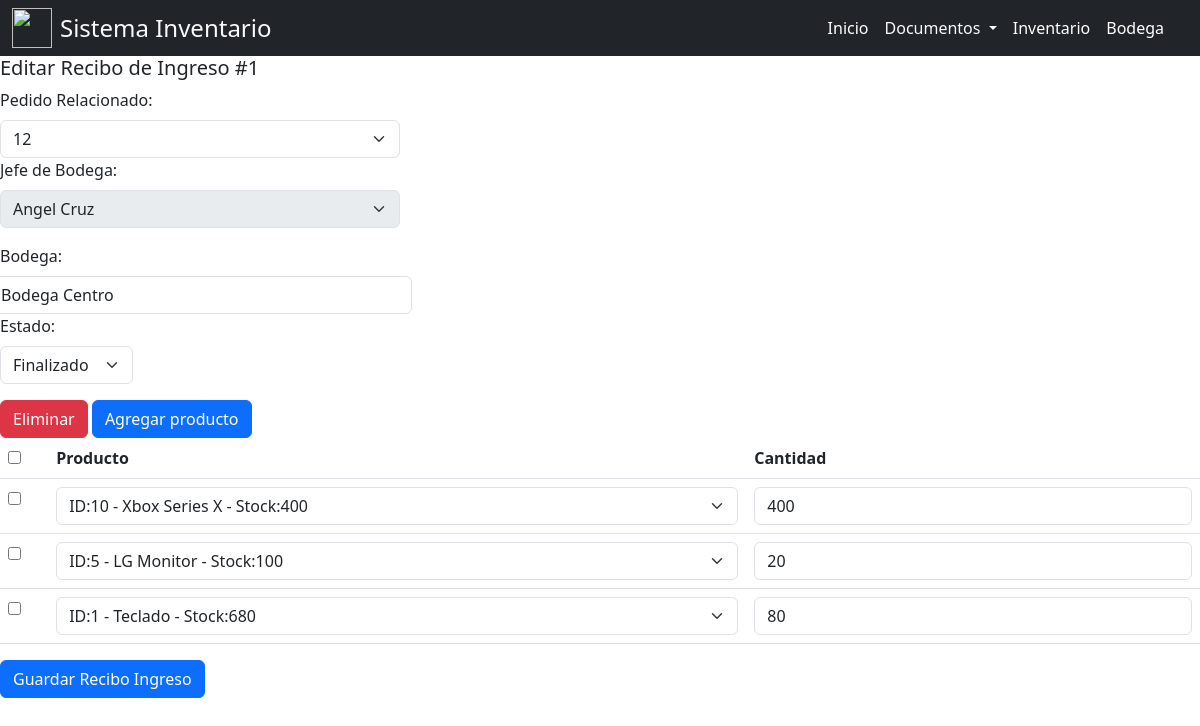
Screenshot of /view/Documentos/edit_ingreso.php?id_ingreso=1 with the database file from the repository.
### tables this page shows
CREATE TABLE `recibo_ingreso` (
  `id_ingreso` int(11) NOT NULL,
  `id_jefebodega` int(11) NOT NULL,
  `fechahora` timestamp NOT NULL DEFAULT current_timestamp(),
  `estado` int(11) NOT NULL,
  `id_pedido` int(11) NOT NULL,
  `id_bodega` int(11) NOT NULL
);

CREATE TABLE `detalle_ingreso` (
  `id_recibo_ingreso` int(11) NOT NULL,
  `id_producto` int(11) NOT NULL,
  `cantidad_ingreso` int(11) NOT NULL
);

### config/config.php (called while the page is built)
<?php
    class config{
        private $host= "localhost";
        private $dbname="db_dsn08";
        private $user="root";
        private $password="";
        public function conexion(){
            try{
                $PDO = new PDO("mysql:host=".$this->host.";dbname=".$this->dbname,$this->user,$this->password);
                return $PDO;
            }catch(PDOException $e){
                return $e->getMessage();
            }
        }
    }
?>

### controller/controladorIngreso.php (called while the page is built, shortened)
<?php
    class controladorIngreso{
        private $model;
        public function __construct()
        {
            require_once("c://xampp/htdocs/sistemainventario/model/ingreso.php");
            $this->model = new Ingreso();
        }
        public function getIngreso($id_ingreso){
            return $this->model->getIngreso($id_ingreso);
        }
        public function getIngresoItems($id_ingreso){
            return $this->model->getIngresoItems($id_ingreso);
        }
    }
?>

### model/ingreso.php (called while the page is built, shortened)
<?php
    class Ingreso{
        private $PDO;
        public function __construct()
        {
            require_once("c://xampp/htdocs/sistemainventario/config/config.php");
            $con = new config();
            $this->PDO = $con->conexion();
        }
        public function getIngreso($id_ingreso){
            $statement = $this->PDO->prepare("SELECT ri.*, jb.nombre AS nombre_jefe, jb.apellido AS apellido_jefe, jb.cedula AS cedula,
                                                b.nombre AS nombre_bodega
                                                FROM recibo_ingreso ri
                                                LEFT JOIN jefebodega jb ON ri.id_jefebodega = jb.id
                                                LEFT JOIN bodega b ON ri.id_bodega = b.id
                                                WHERE id_ingreso  = :id_ingreso ");
            $statement->bindParam(":id_ingreso",$id_ingreso);
            $statement->execute();
            return $statement->fetch(PDO::FETCH_ASSOC);
        }
        public function getIngresoItems($id_ingreso){
            $statement = $this->PDO->prepare("SELECT d.*, p.nombre
                                                FROM detalle_ingreso d
                                                LEFT JOIN producto p ON d.id_producto = p.id
                                                WHERE d.id_recibo_ingreso = :id_recibo_ingreso");
            $statement->bindParam(":id_recibo_ingreso", $id_ingreso);
            $statement->execute();
            return $statement->fetchAll(PDO::FETCH_ASSOC);
        }
    }
?>

### controller/controlPedidos.php (called while the page is built)
<?php
    class controlPedido{
        private $model;
        public function __construct()
        {
            require_once("c://xampp/htdocs/sistemainventario/model/Pedidos.php");
            $this->model = new Pedido();
        }
        public function index(){
            return ($this->model->index()) ? $this->model->index() : false;
        }
    }
?>

### model/Pedidos.php (called while the page is built)
<?php
    class Pedido{
        private $PDO;
        public function __construct()
        {
            require_once("c://xampp/htdocs/sistemainventario/config/config.php");
            $con = new config();
            $this->PDO = $con->conexion();
        }
        public function index(){
            $stament = $this->PDO->prepare("SELECT * FROM pedido ORDER BY id ASC");
            return ($stament->execute()) ? $stament->fetchAll() : false;
        }
    }
?>

### controller/controladorBodega.php (called while the page is built, shortened)
<?php
    class controladorBodega{
        private $model;
        public function __construct()
        {
            require_once("c://xampp/htdocs/sistemainventario/model/Bodega.php");
            $this->model = new Bodega();
        }
        public function index(){
            return ($this->model->index()) ? $this->model->index() : false;
        }
    }
?>

### model/Bodega.php (called while the page is built, shortened)
<?php
    class Bodega{
        private $PDO;
        public function __construct()
        {
            require_once("c://xampp/htdocs/sistemainventario/config/config.php");
            $con = new config();
            $this->PDO = $con->conexion();
        }
        public function index(){
            $stament = $this->PDO->prepare("SELECT * FROM bodega ORDER BY id DESC");
            return ($stament->execute()) ? $stament->fetchAll() : false;
        }
    }
?>

### controller/controladorProductos.php (called while the page is built, shortened)
<?php
    class controladorProducto{
        private $model;
        public function __construct()
        {
            require_once("c://xampp/htdocs/sistemainventario/model/Producto.php");
            $this->model = new Producto();
        }
        public function index(){
            return ($this->model->index()) ? $this->model->index() : false;
        }
    }
?>

### model/Producto.php (called while the page is built, shortened)
<?php
    class Producto{
        private $PDO;
        public function __construct()
        {
            require_once("c://xampp/htdocs/sistemainventario/config/config.php");
            $con = new config();
            $this->PDO = $con->conexion();
        }
        public function index(){
            $statement = $this->PDO->prepare("SELECT p.*, t.descripcion as tipo_descripcion
                                              FROM producto p
                                              left JOIN Tipo t ON p.idtipo = t.id
                                              ORDER BY p.id DESC");
            return ($statement->execute()) ? $statement->fetchAll() : false;
        }
    }
?>

### view/Documentos/edit_ingreso.php (the view, shortened to what this page needs)
<?php
include("../../sidebar.php");
require_once("c://xampp/htdocs/sistemainventario/controller/controlPedidos.php");
$obj = new controlPedido();
$pedidos = $obj->index();
require_once("c://xampp/htdocs/sistemainventario/controller/controladorBodega.php");
$obj = new controladorBodega();
$bodegas = $obj->index();
require_once("c://xampp/htdocs/sistemainventario/controller/controladorProductos.php");
$obj = new controladorProducto();
$productos = $obj->index();
require_once("c://xampp/htdocs/sistemainventario/controller/controladorIngreso.php");
$obj = new controladorIngreso();
$ingtValues = $obj->getIngreso($_GET['id_ingreso']);
$ingItems = $obj->getIngresoItems($_GET['id_ingreso']);
?>
<div>
    <h5>Editar Recibo de Ingreso #<?php echo $ingtValues['id_ingreso'] ?></h5>
    <form action="edit.php" method="POST" >
        <div class="col-4">
            <div class="mb-">
                <label for="Marca" class="form-label">Pedido Relacionado:</label>
                <select class="form-select" name="id_pedido" aria-label="Disabled select example" required>
                    <?php foreach ($pedidos as $pedido) :
                        if($pedido['id'] == $ingtValues['id_pedido']){?>
                            <option value="<?php echo $pedido['id']; ?>" selected><?php echo $pedido['id']; ?></option>
                        <?php
                        } else{
                        ?>
                            <option value="<?php echo $pedido['id']; ?>"><?php echo $pedido['id']; ?></option>
                        <?php
                        }
                        ?>
                    <?php endforeach; ?>
                </select>
            </div>
            <div class="mb-3">
                <label for="Marca" class="form-label">Jefe de Bodega:</label>
                <select class="form-select"  disabled>
                    <option selected value="1">Angel Cruz</option>
                </select>
            </div>
            <div class="form-group row">
                <label for="Marca" class="form-label">Bodega:</label>
                <select class="form-control" name="id_bodega" autocomplete="off"  required>
                    <?php foreach ($bodegas as $bodega):
                        if($bodega['id'] == $ingtValues['id_bodega']){?>
                            <option value="<?php echo $bodega['id']; ?>" selected><?php echo $bodega['nombre']; ?></option>
                        <?php
                        } else{
                        ?>
                            <option value="<?php echo $bodega['id']; ?>"><?php echo $bodega['nombre']; ?></option>
                        <?php
                        }
                        ?>
                    <?php endforeach; ?>
                </select>
            </div>
            <div class="mb-3 col-4">
                <label for="Marca" class="form-label">Estado:</label>
                <select class="form-select" name="estado" id="estado" aria-label="Disabled select example" required>
                    <option value="2" <?= $ingtValues['estado']=='2'? 'selected' : ''?>>Finalizado</option>
                </select>
            </div>
        </div>
        <div>
            <div class="">
                <button class="btn btn-danger delete" id="removeRows" type="button">Eliminar</button>
                <button class="btn btn-primary" id="addRows" type="button">Agregar producto</button>
            </div>
            <table class="table" id="ingresoItem">
                <tr>
                    <th><input id="checkAll" class="formcontrol" type="checkbox"></th>
                    <th>Producto</th>
                    <th>Cantidad</th>
                </tr>
                <?php
                $count = 0;
                foreach ($ingItems as $ingItem) {
                    $count++;
                    $id_producto = $ingItem["id_producto"];
                    $cantidad_ingreso = $ingItem["cantidad_ingreso"];
                ?>
                <tr>
                    <td><input class="itemRow" type="checkbox"></td>
                    <td>
                        <select class="form-select" name="id_producto[]" id="id_producto_<?php echo $count; ?>" aria-label="Disabled select example" required>
                            <?php foreach ($productos as $producto): ?>
                            <option value="<?php echo $producto['id']; ?>" <?php if ($id_producto == $producto['id']) { echo 'selected'; } ?>><?php echo ' ID:' . $producto['id'] . ' - '. $producto['nombre'] . ' - Stock:' . $producto['stock']; ?></option>
                            <?php endforeach; ?>
                        </select>
                    </td>
                    <td><input type="number" value="<?php echo $cantidad_ingreso;?>" name="cantidad_ingreso[]" id="cantidad_ingreso_<?php echo $count; ?>" class="form-control cantidad_ingreso" autocomplete="off" min="1" step="1" required></td>
                </tr>
                <?php } ?>
            </table>
        </div>
        <button type="submit" class="btn btn-primary">Guardar Recibo Ingreso</button>
    </form>
</div>
</body>
</html>

### rows the page displays
recibo_ingreso: id_ingreso "1", estado "Finalizado"
detalle_ingreso: id_producto "ID:10 - Xbox Series X - Stock:400", cantidad_ingreso "400"
detalle_ingreso: id_producto "ID:5 - LG Monitor - Stock:100", cantidad_ingreso "20"
detalle_ingreso: id_producto "ID:1 - Teclado - Stock:680", cantidad_ingreso "80"

### other values shown
form field id_pedido "12"
form field id_bodega "Bodega Centro"
